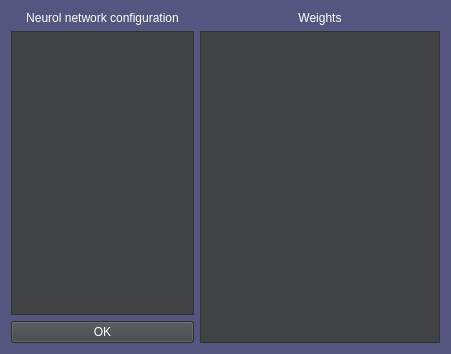
<?xml version="1.0" encoding="UTF-8"?>
<ui version="4.0">
 <class>WindowSettingsNN</class>
 <widget class="QWidget" name="WindowSettingsNN">
  <property name="geometry">
   <rect>
    <x>0</x>
    <y>0</y>
    <width>451</width>
    <height>354</height>
   </rect>
  </property>
  <property name="windowTitle">
   <string>Network settings</string>
  </property>
  <property name="styleSheet">
   <string notr="true">background-color: rgb(85, 85, 127);
color: rgb(255, 255, 255);</string>
  </property>
  <layout class="QGridLayout" name="gridLayout">
   <item row="2" column="0">
    <widget class="QPushButton" name="pushOk">
     <property name="sizePolicy">
      <sizepolicy hsizetype="Maximum" vsizetype="Fixed">
       <horstretch>0</horstretch>
       <verstretch>0</verstretch>
      </sizepolicy>
     </property>
     <property name="maximumSize">
      <size>
       <width>200</width>
       <height>16777215</height>
      </size>
     </property>
     <property name="styleSheet">
      <string notr="true">background-color: rgb(64, 66, 68);</string>
     </property>
     <property name="text">
      <string>OK</string>
     </property>
    </widget>
   </item>
   <item row="1" column="2" rowspan="2">
    <widget class="QPlainTextEdit" name="plainTextEdit_2">
     <property name="styleSheet">
      <string notr="true">background-color: rgb(64, 66, 68);</string>
     </property>
    </widget>
   </item>
   <item row="1" column="0">
    <widget class="QPlainTextEdit" name="plainTextEdit">
     <property name="sizePolicy">
      <sizepolicy hsizetype="Maximum" vsizetype="Preferred">
       <horstretch>0</horstretch>
       <verstretch>0</verstretch>
      </sizepolicy>
     </property>
     <property name="maximumSize">
      <size>
       <width>200</width>
       <height>16777215</height>
      </size>
     </property>
     <property name="styleSheet">
      <string notr="true">background-color: rgb(64, 66, 68);</string>
     </property>
    </widget>
   </item>
   <item row="0" column="0">
    <widget class="QLabel" name="label">
     <property name="sizePolicy">
      <sizepolicy hsizetype="Maximum" vsizetype="Maximum">
       <horstretch>0</horstretch>
       <verstretch>0</verstretch>
      </sizepolicy>
     </property>
     <property name="maximumSize">
      <size>
       <width>200</width>
       <height>16777215</height>
      </size>
     </property>
     <property name="text">
      <string>Neurol network configuration</string>
     </property>
     <property name="alignment">
      <set>Qt::AlignCenter</set>
     </property>
    </widget>
   </item>
   <item row="0" column="2">
    <widget class="QLabel" name="label_2">
     <property name="text">
      <string>Weights</string>
     </property>
     <property name="alignment">
      <set>Qt::AlignCenter</set>
     </property>
    </widget>
   </item>
  </layout>
 </widget>
 <resources/>
 <connections/>
</ui>
